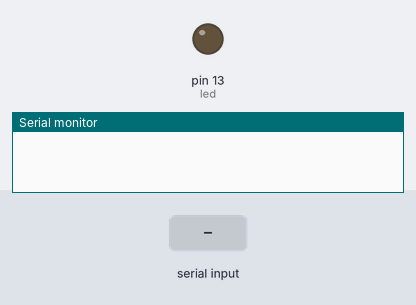
This sketch was run on a simulated Arduino Uno, built with avr-gcc and run on an emulated ATmega328P. On the bench: output pins drawn as LEDs (lit = HIGH), the last lines printed to the serial monitor. The inputs (shaded band) are chosen by the test bench.

Above: at 1.2 s.
1.3 s: "Encendido" received over Serial
At 2.7 s:
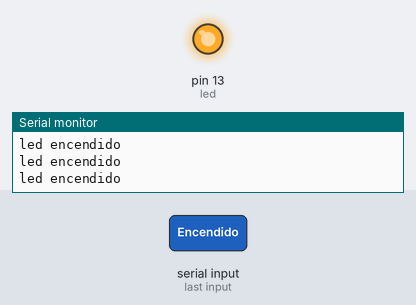
Timing chart, 0 to 4.3 s (numbered marks = the images above; inputs shaded):
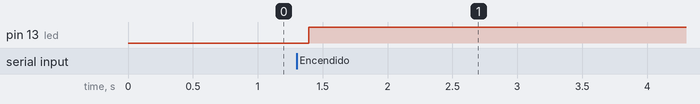

The sketch:

P3_Practica_1.ino
```cpp
int led=13;
char lectura;
String concatenacion;

void setup() {
  pinMode(led, OUTPUT);
  Serial.begin(9600);
}

void loop() {

while(Serial.available() > 0)//mayor que cero
{
 lectura= Serial.read();
 concatenacion.concat(lectura);
 delay(10);
}

if(concatenacion.equals("Encendido")==true)
{
digitalWrite(led,HIGH);
Serial.println("led encendido");
}

if(concatenacion.equals("Apagado")==true)
{
digitalWrite(led,LOW);
Serial.println("led apagado");
}

}
```

Measured:
- after the input at 1.3 s, pin 13 (led): LOW → HIGH after 0.09 s
